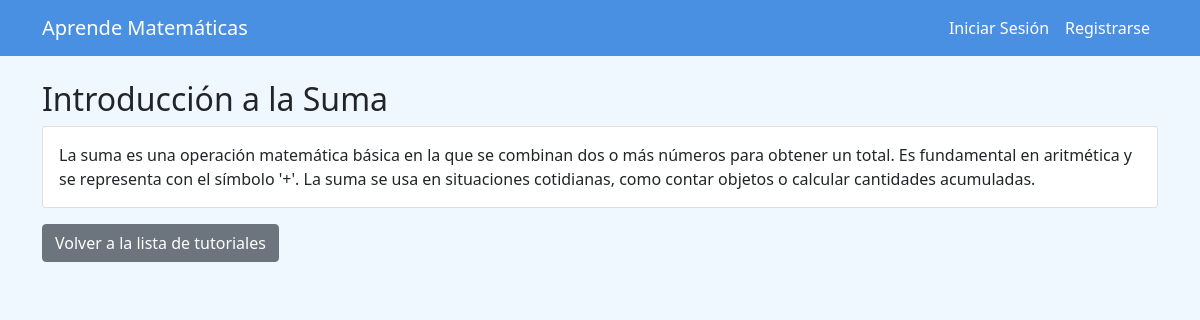
/tutorials/1/, run on the app's committed database.
### math_app/models.py (models this page shows)
class Tutorial(models.Model):
    title = models.CharField(max_length=200)
    content = models.TextField()
    related_exercise_type = models.CharField(max_length=50, choices=Exercise.TYPES)

### math_app/views.py (the view)
# urls.py: path('tutorials/<int:tutorial_id>/', views.tutorial_detail, name='tutorial_detail'),
def tutorial_detail(request, tutorial_id):
    tutorial = get_object_or_404(Tutorial, id=tutorial_id)
    return render(request, 'math_app/tutorial_detail.html', {'tutorial': tutorial})

### math_app/templates/math_app/tutorial_detail.html
{% extends 'math_app/base.html' %}
{% block content %}
<h2>{{ tutorial.title }}</h2>
<div class="card">
    <div class="card-body">
        {{ tutorial.content|safe }}
    </div>
</div>
<a href="{% url 'tutorial_list' %}" class="btn btn-secondary mt-3">Volver a la lista de tutoriales</a>
{% endblock %}

### math_app/static/css/custom.css (style rules this page uses)
body { background-color: #f0f8ff; }

### data on the page
Tutorial: title "Introducción a la Suma", content "La suma es una operación matemática básica en la que se combinan dos o más números para obtener un total. Es fundamental en aritmética y se representa con el símbolo '+'. La suma se usa en situaciones cotidianas, como contar objetos o calcular cantidades acumuladas."
